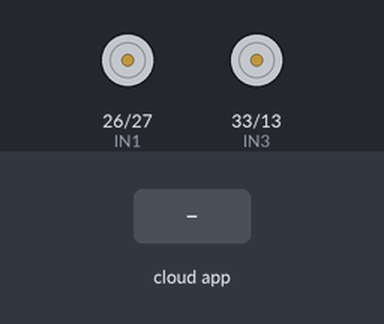
The sketch below on a simulated ESP32. Parts: motor-driver pin pairs drawn as motors (green arrow = first pin HIGH = forward, orange = second pin HIGH = backward, longer = more drive). The test bench sets the inputs (shaded band). WiFi joins after 1.5 s; servers stay silent unless stated; the ROS host is connected and sends only what is stated; what the sketch prints to the serial monitor is not drawn.

Above: at 6.7 s.
6.8 s: the phone or cloud app sets linear.x to -100
At 7.2 s:
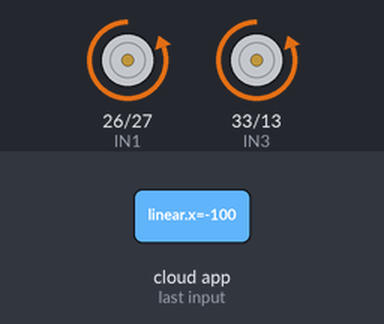
8.8 s: the phone or cloud app sets linear.x to 100
At 9.2 s:
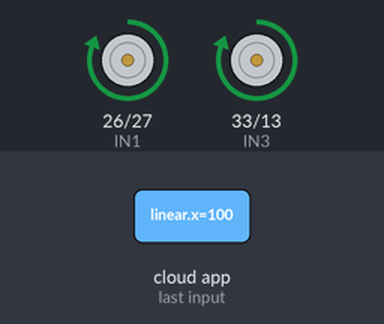
Timing chart, 0 to 11.8 s (numbered marks = the images above; inputs shaded):
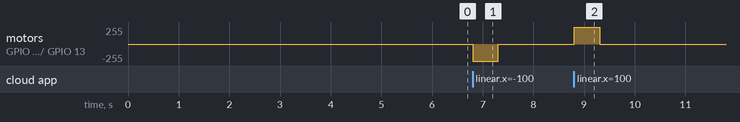

Measured:
- after the input at 6.8 s, motor on GPIO 26 (IN1) / GPIO 27 (IN2), motor on GPIO 33 (IN3) / GPIO 13 (IN4): stopped → backward 255/255 at once, → stopped 0.51 s later
- after the input at 8.8 s, motor on GPIO 26 (IN1) / GPIO 27 (IN2), motor on GPIO 33 (IN3) / GPIO 13 (IN4): stopped → forward 255/255 at once, → stopped 0.51 s later

The sketch:

esp_ros_rover_woodom.ino
```cpp
#include <micro_ros_arduino.h>
#include <WiFi.h>

#include <rcl/rcl.h>
#include <rclc/rclc.h>
#include <rclc/executor.h>

#include <geometry_msgs/msg/twist.h>

// ================= WIFI =================
#define WIFI_SSID     "Airtel_yoge_5897"
#define WIFI_PASSWORD "air52842"

#define AGENT_IP   "192.168.1.6"   // PC IP
#define AGENT_PORT 8888

// ================= MOTOR PINS =================
// EXACT SAME PINS YOU TESTED
#define IN1 26
#define IN2 27
#define IN3 33
#define IN4 13

// ================= micro-ROS =================
rcl_subscription_t subscriber;
geometry_msgs__msg__Twist msg;

rclc_executor_t executor;
rclc_support_t support;
rcl_allocator_t allocator;
rcl_node_t node;

// ================= SAFETY =================
unsigned long last_cmd_time = 0;
#define CMD_TIMEOUT_MS 500   // stop if no cmd_vel in 500 ms

// ================= MOTOR FUNCTIONS =================
void stopMotors() {
  digitalWrite(IN1, LOW);
  digitalWrite(IN2, LOW);
  digitalWrite(IN3, LOW);
  digitalWrite(IN4, LOW);
}

void forward() {
  digitalWrite(IN1, HIGH);
  digitalWrite(IN2, LOW);
  digitalWrite(IN3, HIGH);
  digitalWrite(IN4, LOW);
}

void backward() {
  digitalWrite(IN1, LOW);
  digitalWrite(IN2, HIGH);
  digitalWrite(IN3, LOW);
  digitalWrite(IN4, HIGH);
}

void left() {
  digitalWrite(IN1, LOW);
  digitalWrite(IN2, HIGH);
  digitalWrite(IN3, HIGH);
  digitalWrite(IN4, LOW);
}

void right() {
  digitalWrite(IN1, HIGH);
  digitalWrite(IN2, LOW);
  digitalWrite(IN3, LOW);
  digitalWrite(IN4, HIGH);
}

// ================= CALLBACK =================
void cmd_vel_callback(const void * msgin) {
  const geometry_msgs__msg__Twist * twist =
    (const geometry_msgs__msg__Twist *)msgin;

  float linear  = twist->linear.x;
  float angular = twist->angular.z;

  last_cmd_time = millis();  // heartbeat

  Serial.print("linear.x = ");
  Serial.print(linear);
  Serial.print("  angular.z = ");
  Serial.println(angular);

  if (linear > 0.05) forward();
  else if (linear < -0.05) backward();
  else if (angular > 0.05) left();
  else if (angular < -0.05) right();
  else stopMotors();
}

// ================= SETUP =================
void setup() {
  Serial.begin(115200);
  delay(2000);

  pinMode(IN1, OUTPUT);
  pinMode(IN2, OUTPUT);
  pinMode(IN3, OUTPUT);
  pinMode(IN4, OUTPUT);

  stopMotors();

  // Disable WiFi sleep (VERY IMPORTANT)
  WiFi.mode(WIFI_STA);
  WiFi.setSleep(false);

  Serial.println("Connecting to WiFi...");
  WiFi.begin(WIFI_SSID, WIFI_PASSWORD);

  while (WiFi.status() != WL_CONNECTED) {
    delay(500);
    Serial.print(".");
  }

  Serial.println("\nWiFi connected");
  Serial.print("ESP32 IP: ");
  Serial.println(WiFi.localIP());

  // micro-ROS transport
  set_microros_wifi_transports(
    WIFI_SSID,
    WIFI_PASSWORD,
    AGENT_IP,
    AGENT_PORT
  );

  delay(2000);

  allocator = rcl_get_default_allocator();

  rclc_support_init(&support, 0, NULL, &allocator);
  rclc_node_init_default(&node, "esp32_motor_node", "", &support);

  rclc_subscription_init_default(
    &subscriber,
    &node,
    ROSIDL_GET_MSG_TYPE_SUPPORT(geometry_msgs, msg, Twist),
    "cmd_vel"
  );

  rclc_executor_init(&executor, &support.context, 1, &allocator);
  rclc_executor_add_subscription(
    &executor,
    &subscriber,
    &msg,
    &cmd_vel_callback,
    ON_NEW_DATA
  );

  Serial.println("micro-ROS motor node started");
}

// ================= LOOP =================
void loop() {
  rclc_executor_spin_some(&executor, RCL_MS_TO_NS(10));

  // SAFETY STOP if cmd_vel stops
  if (millis() - last_cmd_time > CMD_TIMEOUT_MS) {
    stopMotors();
  }
}
```
